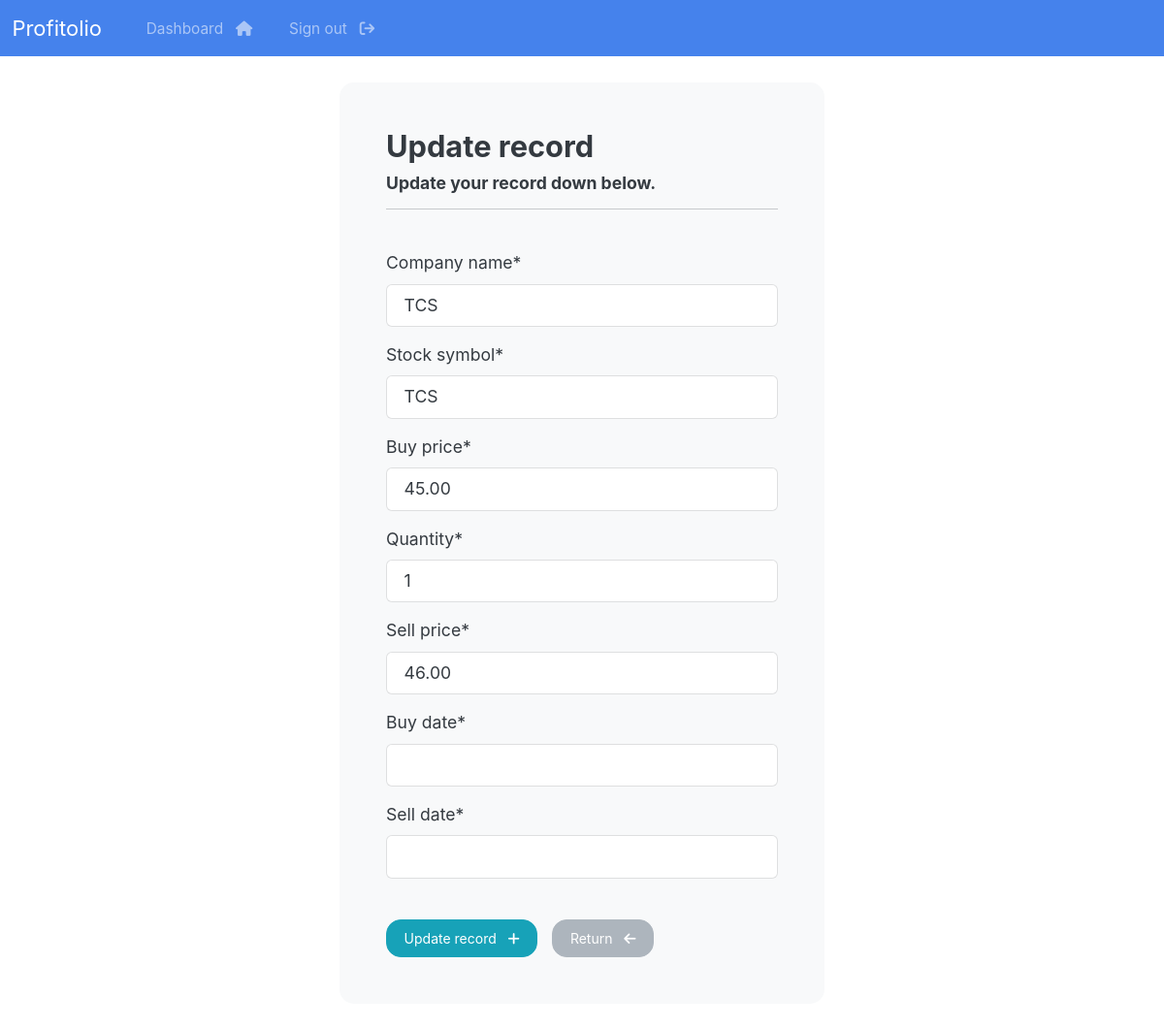
The app's page /update-record/1 (signed in) with its own data.
### profitolio/models.py (models this page shows, shortened)
class Record(models.Model):
    creation_date = models.DateTimeField(auto_now_add=True)
    company_name = models.CharField(max_length=100, null = True)
    stock_symbol = models.CharField(max_length=100, null = True)
    buy_price = models.DecimalField(max_digits = 20, decimal_places = 2, null = True)
    quantity = models.PositiveIntegerField(null = True)
    sell_price = models.DecimalField(max_digits = 20, decimal_places = 2, null = True)
    returns = models.DecimalField(max_digits = 20, decimal_places = 2, null = True, blank = True)
    buy_date = models.DateField( null = True)
    sell_date = models.DateField(null = True)

### profitolio/views.py (the view, shortened to what this page needs)
# urls.py: path('update-record/<int:pk>', views.update_record, name = "update-record"),
@login_required(login_url='my-login')
def update_record(request, pk):
    record = Record.objects.get(id = pk)
    form = UpdateRecordForm(instance = record)
    context = {'form': form}
    return render(request, 'profitolio/update-record.html', context=context)

### profitolio/forms.py
class UpdateRecordForm(forms.ModelForm):
    class Meta:
        model = Record
        fields = ['company_name', 'stock_symbol', 'buy_price', 'quantity', 'sell_price', 'buy_date', 'sell_date']

### profitolio/templates/profitolio/update-record.html (shortened to what this page needs)
{% extends 'profitolio/base.html' %}
{% load crispy_forms_tags %}
{% block content %}
<body>
    <div class="container bg-light shadow-md p-5 form-layout">
        <h3> Update record </h3>
        <h6> Update your record down below. </h6>
        <hr>
        <br>
        <form method="POST" autocomplete="off">
            {{form|crispy}}
            <br>
            <button type="submit" class="btn btn-info">
                Update record &nbsp; <i class="fa fa-plus" aria-hidden="true"></i>
            </button>
            <a href="{% url 'dashboard' %}" class="btn btn-secondary">
                Return &nbsp; <i class="fa fa-arrow-left" aria-hidden="true"></i>
            </a>
        </form>
    </div>
    <br>
</body>
{% endblock %}

### static/css/styles.css (style rules this page uses)
.form-layout { border-radius: 15px; width: 500px; }

### records on screen
Record: company_name "TCS", stock_symbol "TCS", buy_price "45.00", quantity "1", sell_price "46.00"
